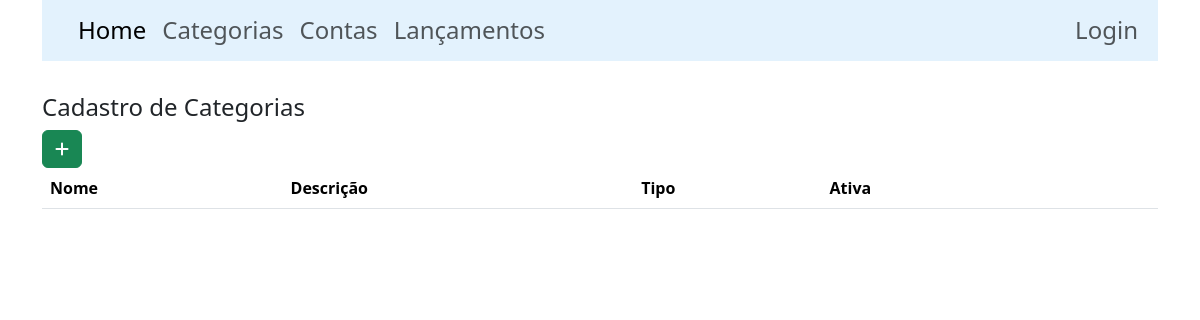
The page /categoria/ on the database as committed earlier.
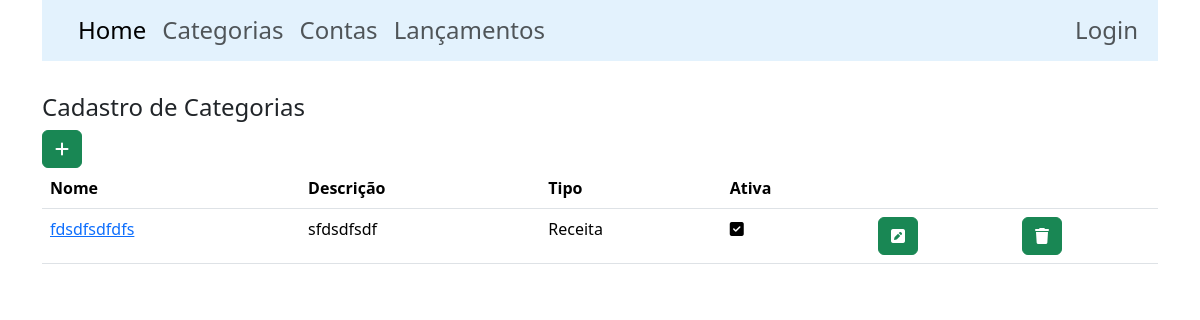
The same page on the database as committed later.
### apps/categoria/models.py (models this page shows, shortened)
class Categoria(models.Model):
    id = models.BigAutoField(primary_key=True)
    nome =models.CharField(max_length=50, unique=True, db_index=True)
    descricao = models.CharField(max_length=255, null=False)
    tipo = models.PositiveSmallIntegerField(default=1, choices=TIPO_CHOICES)
    status = models.BooleanField(default=True, choices=STATUS_CHOICES)
    class Metta:
        ordering = ('nome',)

### apps/categoria/views.py (the view)
# urls.py: path('', CategoriaList.as_view(), name='list_categoria'),
class CategoriaList(ListView):
    model = Categoria

### apps/categoria/templates/categoria/categoria_list.html (shortened to what this page needs)
{% extends 'base.html' %}
{% block main %}
<h4>Cadastro de Categorias</h4>
    <a href="{% url 'create_categoria' %}" class="btn btn-success"> <i class="fa fa-plus"></i></a>
<table class="table">
    <thead>
        <th>Nome</th>
        <th>Descrição</th>
        <th>Tipo</th>
        <th>Ativa</th>
        <th> </th>
        <th> </th>
    </thead>
    {% if object_list %}
        <tbody>
        {% for categoria in object_list %}
        <tr>
           <td>
                <a href="{% url 'update_categoria' categoria.id %}" >{{ categoria.nome }}</a>
           </td>
           <td>{{ categoria.descricao }}</td>
           <td>
                {% if categoria.tipo == 1 %}
                    Receita
                {% else %}
                    Despesa
                {% endif %}
           </td>
           <td>
                {% if categoria.status %}
                    <i class="fa-solid fa-square-check"></i>
                {% else %}
                    <i class="fa-solid fa-ban"></i>
                {% endif %}
           </td>
           <td>
                <a href="{% url 'update_categoria' categoria.id %}" class="btn btn-success"><i class="fa-solid fa-square-pen"></i></a>
           </td>
           <td>
                <a href="{% url 'delete_categoria' categoria.id %}" class="btn btn-success"><i class="fa-solid fa-trash"></i></a>
           </td>
        </tr>
        {% endfor %}
        </tbody>
    {% endif %}
</table>
{% endblock %}

### templates/base.html (shortened to what this page needs)
{% load static %}
<!doctype html>
<html lang="pt-br">
<head>
    <link rel="stylesheet" href="{% static 'bootstrap/css/bootstrap.min.css' %}">
    <link href="{% static 'fontawesome/css/all.min.css' %}" rel="stylesheet" type="text/css">
</head>
<body>
    <div class="container">
        <nav class="navbar navbar-expand-lg navbar-light h4" style="background-color: #e3f2fd;">
            <div class="container-fluid">
                <div class="collapse navbar-collapse" id="navbarCollapse">
                    <div class="navbar-nav">
                        <a href="/" class="nav-item nav-link active">Home</a>
                        <a href="/categoria" class="nav-item nav-link">Categorias</a>
                        <a href="/conta" class="nav-item nav-link">Contas</a>
                        <a href="/movimento" class="nav-item nav-link" tabindex="-1">Lançamentos</a>
                    </div>
                    <div class="navbar-nav ms-auto">
                        <a href="#" class="nav-item nav-link">Login</a>
                    </div>
                </div>
            </div>
        </nav>
        <br>
        <div id="rolatabela">
        {% block main %} {% endblock %}
        </div>
    </div>
</body>
</html>

Rows that differ between the two databases and show on the page:
added Categoria: nome "fdsdfsdfdfs", descricao "sfdsdfsdf", tipo "Receita", status True (drawn)
